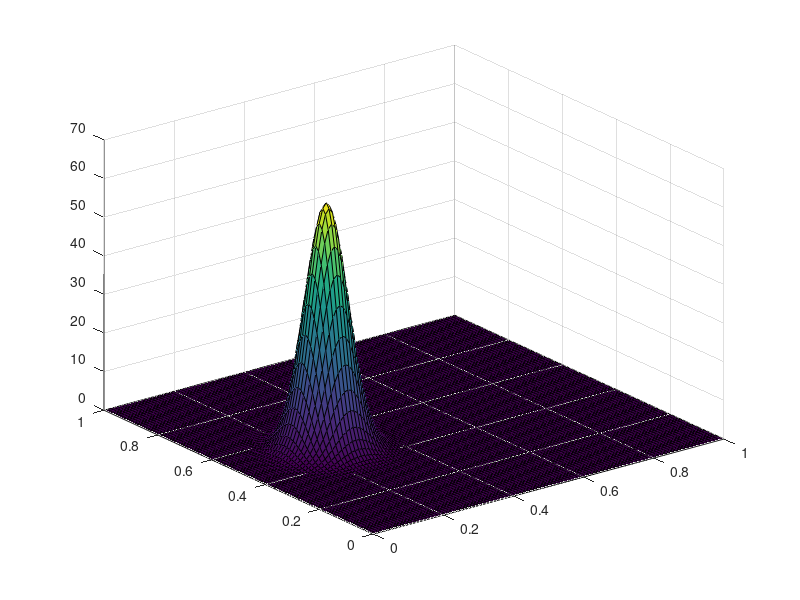

MATLAB code for this plot: (Note: this script raises an error after producing the figure.)
clear;clc

h=0.01;     
a=1;      
b=1;     

x = 0:h:a;
y = 0:h:b;
Nx=length(x);
Ny=length(y);
dx=h;
dy=h;
f=zeros(Nx,Ny); 

for i=1:Nx
    for j=1:Ny
        f(i,j)=(x(i)-0.5).^2+(y(j)-0.25).^2;
    end
end
sigma=0.05;
f=-f/(2*sigma^2);
f=exp(f)/(2*pi*sigma^2);


surf(y,x,f)
title('Iterations k=0',FontSize=14)
lambda=1;

q=1.5;
for kk=1:10
    s=1; 
    sum=0; 
    v=zeros(Nx,Ny);
    while s>1e-6   
        w=v;    
        for k=2:1:Ny-1
            for l=2:1:Nx-1
                if y(k)>sqrt(3)*x(l)||y(k)>sqrt(3)-sqrt(3)*x(l)
                    continue
                end
                    v(l,k)=(1-q)*v(l,k)+q*(v(l,k-1)+v(l-1,k)+v(l,k+1)+v(l+1,k)-h*h*(f(l,k)-tanh(f(l,k))^2))/4;
            end
        end
        s=max(max(abs(v-w)));   
        sum=sum+1;     
    end

    % Solve lambda    

    dfx=zeros(Nx,Ny);
    dfy=zeros(Nx,Ny);
    for i=1:Nx-1
        dfx(i,:)=(v(i+1,:)-v(i,:))/dx;
    end
    dfx(Nx,:)=dfx(Nx-1,:);
    for j=1:Ny-1
        dfy(:,j)=(v(:,j+1)-v(:,j))/dy;
    end
    dfy(:,Ny)=dfy(:,Ny-1);


   num=0;
   den=0;
   for i=1:Nx
        for j=1:Ny
            num=num+(v(i,j)^2+dfx(i,j)^2+dfy(i,j)^2)*dx*dy;
            den=den+v(i,j)^3*dx*dy;
        end
   end
   lambda=num/den;


    real_lambda=calculate_lambda(v,dfx,dfy,x,y,2);
    error=check_error(v,x,y,2);
    f=lambda*v;
    figure(1)
    surf(y,x,-v)
    title(['Interations k=',num2str(kk)],FontSize=14)

end




